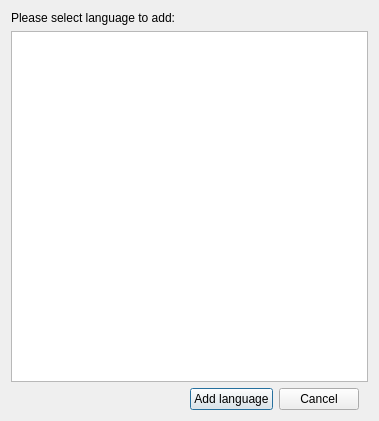
<?xml version="1.0" encoding="UTF-8"?>
<ui version="4.0">
 <class>AddLanguageDialog</class>
 <widget class="QDialog" name="AddLanguageDialog">
  <property name="geometry">
   <rect>
    <x>0</x>
    <y>0</y>
    <width>379</width>
    <height>421</height>
   </rect>
  </property>
  <property name="windowTitle">
   <string>Add new language</string>
  </property>
  <property name="windowIcon">
   <iconset resource="images.qrc">
    <normaloff>:/images/outcall-logo.png</normaloff>:/images/outcall-logo.png</iconset>
  </property>
  <layout class="QVBoxLayout" name="verticalLayout">
   <item>
    <widget class="QLabel" name="label">
     <property name="text">
      <string>Please select language to add:</string>
     </property>
    </widget>
   </item>
   <item>
    <widget class="QListWidget" name="listWidgetLanguage"/>
   </item>
   <item>
    <widget class="QWidget" name="widget" native="true">
     <layout class="QHBoxLayout" name="horizontalLayout_2">
      <property name="topMargin">
       <number>0</number>
      </property>
      <property name="bottomMargin">
       <number>0</number>
      </property>
      <item>
       <spacer name="horizontalSpacer_2">
        <property name="orientation">
         <enum>Qt::Horizontal</enum>
        </property>
        <property name="sizeHint" stdset="0">
         <size>
          <width>40</width>
          <height>20</height>
         </size>
        </property>
       </spacer>
      </item>
      <item>
       <widget class="QPushButton" name="addLanguageBtn">
        <property name="text">
         <string>Add language</string>
        </property>
       </widget>
      </item>
      <item>
       <widget class="QPushButton" name="cancelBtn">
        <property name="text">
         <string>Cancel</string>
        </property>
       </widget>
      </item>
     </layout>
    </widget>
   </item>
  </layout>
 </widget>
 <resources>
  <include location="images.qrc"/>
 </resources>
 <connections/>
</ui>
